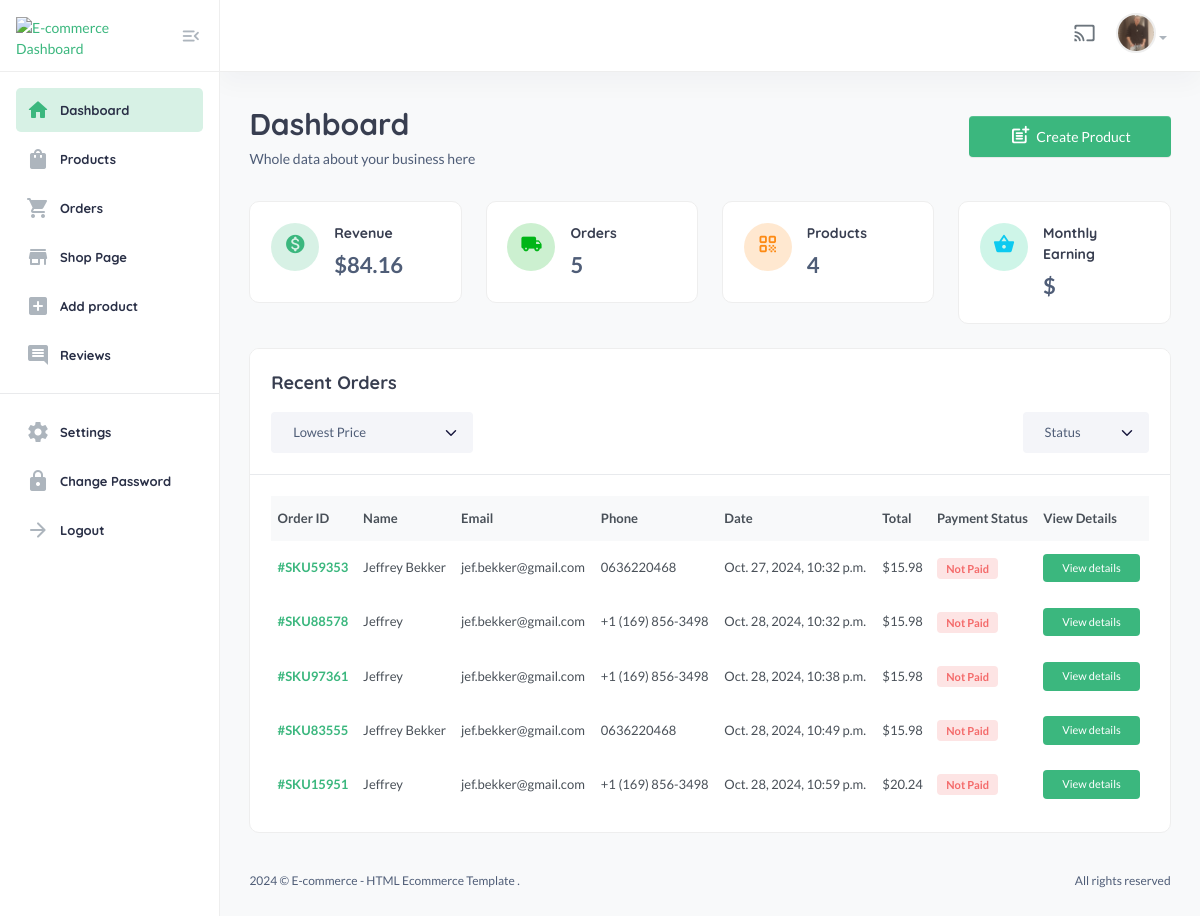
Before: /useradmin/dashboard/ (signed in) with the older database file.
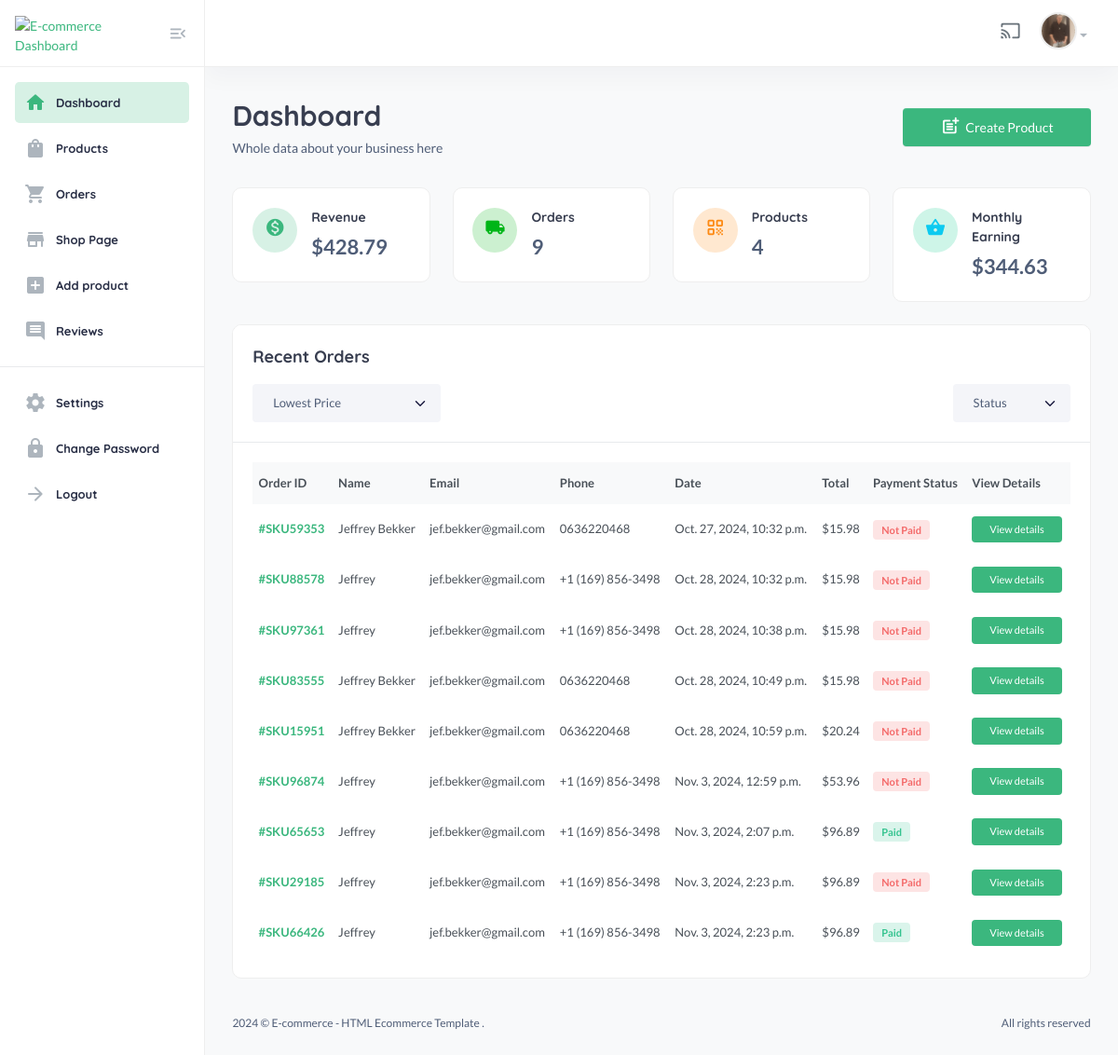
After: the same page with the newer database file.
### core/models.py (models this page shows)
class CartOrder(models.Model):
    user = models.ForeignKey(User, on_delete=models.CASCADE)
    full_name = models.CharField(max_length=100, null=True, blank=True)
    email = models.CharField(max_length=100, null=True, blank=True)
    phone = models.CharField(max_length=100, null=True, blank=True)
    address = models.CharField(max_length=100, null=True, blank=True)
    city = models.CharField(max_length=100, null=True, blank=True)
    state = models.CharField(max_length=100, null=True, blank=True)
    country = models.CharField(max_length=100, null=True, blank=True)
    price = models.DecimalField(max_digits=12, decimal_places=2, default="0.00")
    saved = models.DecimalField(max_digits=12, decimal_places=2, default="0.00")
    coupons = models.ManyToManyField("core.Coupon", blank=True)
    shipping_method = models.CharField(max_length=100, null=True, blank=True)
    tracking_id = models.CharField(max_length=100, null=True, blank=True)
    tracking_website_address = models.CharField(max_length=100, null=True, blank=True)
    paid_status = models.BooleanField(default=False)
    order_date = models.DateTimeField(auto_now_add=True)
    product_status = models.CharField(choices=STATUS_CHOICE, max_length=30, default="processing")
    sku = ShortUUIDField(null=True, blank=True, length=5, prefix="SKU", max_length=20, alphabet="1234567890")
    oid = ShortUUIDField(null=True, blank=True, length=5, max_length=20, alphabet="1234567890")
    stripe_payment_intent = models.CharField(max_length=1000, null=True, blank=True)
    class Meta:
        verbose_name_plural = "Cart Order"

### useradmin/views.py (the view)
# urls.py: path("dashboard/", customer_dashboard, name="dashboard"),
def dashboard(request):
    revenue = CartOrder.objects.aggregate(price=Sum("price"))
    total_orders_count = CartOrder.objects.all()
    all_products = Product.objects.all()
    all_categories = Category.objects.all()
    new_customers = User.objects.all(). order_by("-id")
    latest_orders = CartOrder.objects.all()
    this_month = datetime.datetime.now().month
    monthly_revenue = CartOrder.objects.filter(order_date__month=this_month).aggregate(price=Sum("price"))
    context = {
        "revenue": revenue,
        "total_orders_count": total_orders_count,
        "all_products": all_products,
        "all_categories": all_categories,
        "new_customers": new_customers,
        "latest_orders": latest_orders,
        "monthly_revenue": monthly_revenue,
    }
    return render(request, "useradmin/dashboard.html", context)

### core/context_processor.py (called while the page is built)
def default(request):
    categories = Category.objects.all()
    vendors = Vendor.objects.all()
    min_max_price = Product.objects.aggregate(Min("price"), Max("price")) # Get the lowest and highest value from the models (price from product)
    try:
        wishlist = Wishlist.objects.filter(user=request.user)
    except:
        messages.warning(request, "You need to login before accessing your wishlist.")
        wishlist = 0
    try:
        address = Address.objects.get(user=request.user)
    except:
        address = None
    return {
        "categories": categories,
        "wishlist": wishlist,
        "address": address,
        "vendors": vendors,
        "min_max_price": min_max_price,
    }

### templates/useradmin/dashboard.html (shortened to what the changed rows need)
{% extends 'useradmin/base.html' %}
{% load static %}
{% block content %}
<section class="content-main">
    <div class="content-header">
        <div>
            <h2 class="content-title card-title">Dashboard</h2>
        </div>
    </div>
    <div class="row">
        <div class="col-lg-3">
            <div class="card card-body mb-4">
                <article class="icontext">
                    <div class="text">
                        <h6 class="mb-1 card-title">Revenue</h6>
                        <span>${{ revenue.price|floatformat:2 }}</span>
                    </div>
                </article>
            </div>
        </div>
        <div class="col-lg-3">
            <div class="card card-body mb-4">
                <article class="icontext">
                    <div class="text">
                        <h6 class="mb-1 card-title">Orders</h6>
                        <span>{{ total_orders_count.count }}</span>
                    </div>
                </article>
            </div>
        </div>
        <div class="col-lg-3">
            <div class="card card-body mb-4">
                <article class="icontext">
                    <div class="text">
                        <h6 class="mb-1 card-title">Monthly Earning</h6>
                        <span>${{ monthly_revenue.price|floatformat:2  }}</span>
                    </div>
                </article>
            </div>
        </div>
    </div>
    <div class="card mb-4">
        <div class="card-body">
            <div class="table-responsive">
                <div class="table-responsive">
                    <table class="table align-middle table-nowrap mb-0">
                        <thead class="table-light">
                            <tr>
                                <th class="align-middle" scope="col">Order ID</th>
                                <th class="align-middle" scope="col">Name</th>
                                <th class="align-middle" scope="col">Email</th>
                                <th class="align-middle" scope="col">Phone</th>
                                <th class="align-middle" scope="col">Date</th>
                                <th class="align-middle" scope="col">Total</th>
                                <th class="align-middle" scope="col">Payment Status</th>
                                <th class="align-middle" scope="col">View Details</th>
                            </tr>
                        </thead>
                        <tbody>
                            {% for l in latest_orders %}
                            <tr>
                                <td><a href="#" class="fw-bold">#{{ l.sku }}</a></td>
                                <td>{{ l.full_name }}</td>
                                <td>{{ l.email }}</td>
                                <td>{{ l.phone }}</td>
                                <td>{{ l.order_date }}</td>
                                <td>${{ l.price }}</td>
                                <td>
                                    {% if l.paid_status == True %}
                                    <span class="badge badge-pill badge-soft-success">Paid</span>
                                    {% else %}
                                    <span class="badge badge-pill badge-soft-danger">Not Paid</span>
                                    {% endif %}
                                </td>
                                <td>
                                    <a href="#" class="btn btn-xs"> View details</a>
                                </td>
                            </tr>
                            {% endfor %}
                        </tbody>
                    </table>
                </div>
            </div>
        </div>
    </div>
</section>
{% endblock content %}

Changed rows visible on the page:
changed CartOrder "SKU15951": full_name "Jeffrey" → "Jeffrey Bekker"; phone "+1 (169) 856-3498" → "0636220468"
added CartOrder: sku "SKU96874", full_name "Jeffrey", email "jef.bekker@gmail.com", phone "+1 (169) 856-3498", order_date "Nov. 3, 2024, 12:59 p.m.", price "53.96", paid_status "Not Paid"
added CartOrder: sku "SKU65653", full_name "Jeffrey", email "jef.bekker@gmail.com", phone "+1 (169) 856-3498", order_date "Nov. 3, 2024, 2:07 p.m.", price "96.89", paid_status "Paid"
added CartOrder: sku "SKU29185", full_name "Jeffrey", email "jef.bekker@gmail.com", phone "+1 (169) 856-3498", order_date "Nov. 3, 2024, 2:23 p.m.", price "96.89", paid_status "Not Paid"
added CartOrder: sku "SKU66426", full_name "Jeffrey", email "jef.bekker@gmail.com", phone "+1 (169) 856-3498", order_date "Nov. 3, 2024, 2:23 p.m.", price "96.89", paid_status "Paid"
Other visible differences:
{{ revenue.price|floatformat:2 }}: "84.16" → "428.79"
{{ total_orders_count.count }}: "5" → "9"
{{ monthly_revenue.price|floatformat:2 }}: (not shown) → "344.63"
